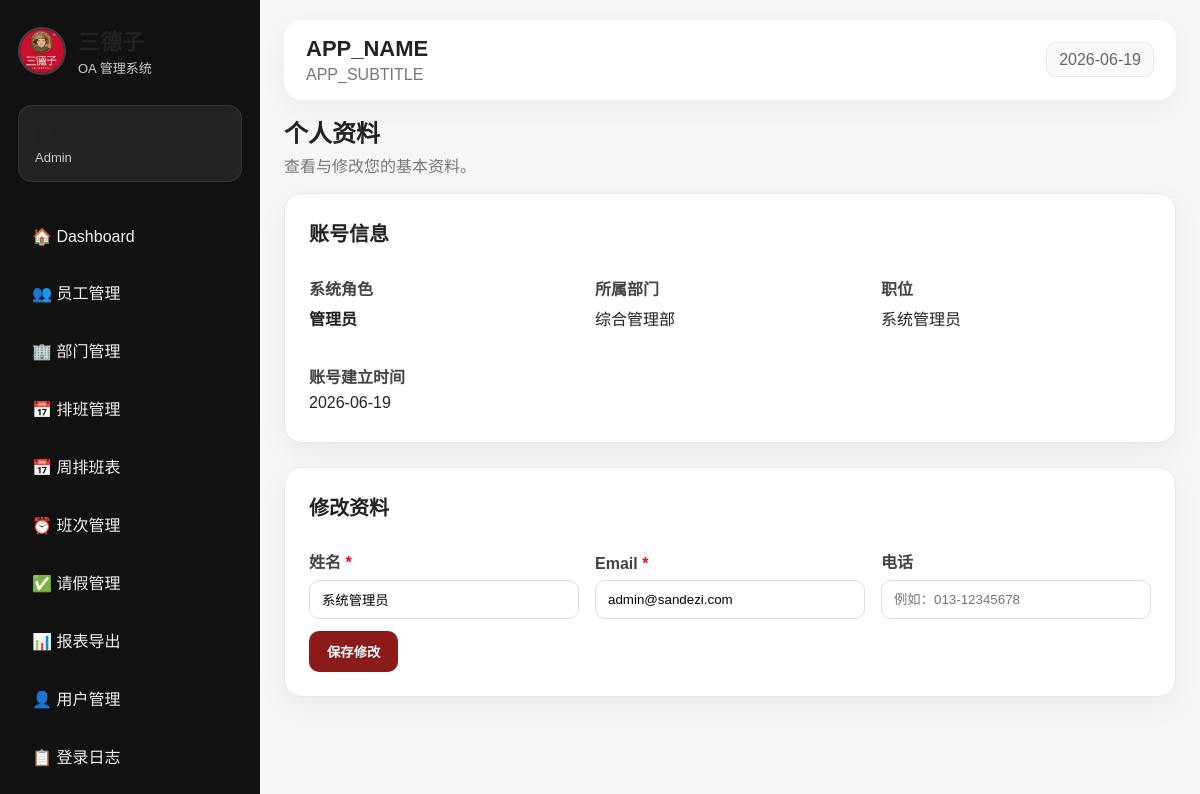
The app's page /profile.php (signed in) with its own data.
### tables this page shows
CREATE TABLE users (
    id            INT AUTO_INCREMENT PRIMARY KEY,
    employee_id   INT NULL,
    name          VARCHAR(100) NOT NULL,
    email         VARCHAR(150) NOT NULL UNIQUE,
    password_hash VARCHAR(255) NOT NULL,
    role          ENUM('Admin','Manager','Employee') NOT NULL DEFAULT 'Employee',
    status        ENUM('active','inactive') NOT NULL DEFAULT 'active',
    created_at    TIMESTAMP DEFAULT CURRENT_TIMESTAMP,
    FOREIGN KEY (employee_id) REFERENCES employees(id) ON DELETE SET NULL
);

CREATE TABLE departments (
    id          INT AUTO_INCREMENT PRIMARY KEY,
    name        VARCHAR(100) NOT NULL,
    description VARCHAR(255),
    created_at  TIMESTAMP DEFAULT CURRENT_TIMESTAMP
);

CREATE TABLE employees (
    id            INT AUTO_INCREMENT PRIMARY KEY,
    name          VARCHAR(100) NOT NULL,
    department_id INT NULL,
    position      VARCHAR(100) NOT NULL,
    phone         VARCHAR(50),
    email         VARCHAR(150),
    status        ENUM('active','inactive') NOT NULL DEFAULT 'active',
    created_at    TIMESTAMP DEFAULT CURRENT_TIMESTAMP,
    FOREIGN KEY (department_id) REFERENCES departments(id) ON DELETE SET NULL
);

### auth.php (called while the page is built, shortened)
<?php
function safe($value) {
    return htmlspecialchars((string)$value, ENT_QUOTES, 'UTF-8');
}
?>

### profile.php (the view, shortened to what this page needs)
<?php
require_once __DIR__ . '/header.php';
$me      = current_user();
$uid     = intval($me['id']);
$stmt = $pdo->prepare("
    SELECT u.id, u.name, u.email, u.role, u.created_at,
           e.position, e.phone, e.department_id,
           d.name AS department_name,
           e.id   AS employee_id
    FROM users u
    LEFT JOIN employees e ON u.employee_id = e.id
    LEFT JOIN departments d ON e.department_id = d.id
    WHERE u.id = ?
");
$stmt->execute([$uid]);
$profile = $stmt->fetch();
$role_labels = ['Admin' => '管理员', 'Manager' => '主管', 'Employee' => '员工'];
?>
<div class="page-title">
    <h2>个人资料</h2>
    <p>查看与修改您的基本资料。</p>
</div>
<section class="panel">
    <h2>账号信息</h2>
    <div class="form-grid">
        <div>
            <label>系统角色</label>
            <p style="font-weight:bold;margin:6px 0;">
                <?= safe($role_labels[$profile['role']] ?? $profile['role']) ?>
            </p>
        </div>
        <div>
            <label>所属部门</label>
            <p style="margin:6px 0;"><?= safe($profile['department_name'] ?? '—') ?></p>
        </div>
        <div>
            <label>职位</label>
            <p style="margin:6px 0;"><?= safe($profile['position'] ?? '—') ?></p>
        </div>
        <div>
            <label>账号建立时间</label>
            <p style="margin:6px 0;"><?= safe(substr($profile['created_at'], 0, 10)) ?></p>
        </div>
    </div>
</section>
<section class="panel">
    <h2>修改资料</h2>
    <form method="POST">
        <div class="form-grid">
            <div>
                <label>姓名 <span style="color:red">*</span></label>
                <input type="text" name="name" required
                       value="<?= safe($profile['name']) ?>">
            </div>
            <div>
                <label>Email <span style="color:red">*</span></label>
                <input type="email" name="email" required
                       value="<?= safe($profile['email']) ?>">
            </div>
            <div>
                <label>电话
                </label>
                <input type="text" name="phone"
                       value="<?= safe($profile['phone'] ?? '') ?>"
                       <?= !$profile['employee_id'] ? 'disabled' : '' ?>
                       placeholder="例如：013-12345678">
            </div>
        </div>
        <button class="btn" type="submit" style="margin-top:12px;">保存修改</button>
    </form>
</section>
<?php require_once __DIR__ . '/footer.php'; ?>

### assets/style.css (style rules this page uses)
* { box-sizing: border-box; }
:root { --primary: #8b1a1a; --primary-dark: #641010; --bg: #f5f6f8; --card: #ffffff; --text: #222; --muted: #777; --border: #e8e8e8; --green: #2e7d32; }
body { margin: 0; font-family: Arial, "Microsoft YaHei", sans-serif; background: var(--bg); color: var(--text); }
.page-title { margin-bottom: 14px; }
.page-title h2 { margin: 0; font-size: 24px; }
.page-title p { color: var(--muted); margin-top: 4px; }
.panel { background: white; border-radius: 18px; padding: 24px; box-shadow: 0 10px 30px rgba(0,0,0,0.05); border: 1px solid var(--border); margin-bottom: 24px; }
.panel h2 { margin-top: 0; font-size: 20px; }
.form-grid { display: grid; grid-template-columns: repeat(3, minmax(180px, 1fr)); gap: 16px; align-items: end; }
label { display: block; color: #444; font-weight: bold; margin-top: 12px; }
input, select, textarea { width: 100%; border: 1px solid #ddd; border-radius: 10px; padding: 11px 12px; margin-top: 7px; font-family: inherit; }
button, .btn-light { display: inline-block; border: none; background: var(--primary); color: white; padding: 11px 18px; border-radius: 10px; cursor: pointer; font-weight: bold; }

### records on screen
users: role "管理员", departments.name "综合管理部", employee.position "系统管理员", created_at "2026-06-19", name "系统管理员", email "admin@sandezi.com"

### other values on screen
safe($user['role']) "Admin"
safe(APP_NAME) "APP_NAME"
safe(APP_SUBTITLE) "APP_SUBTITLE"
